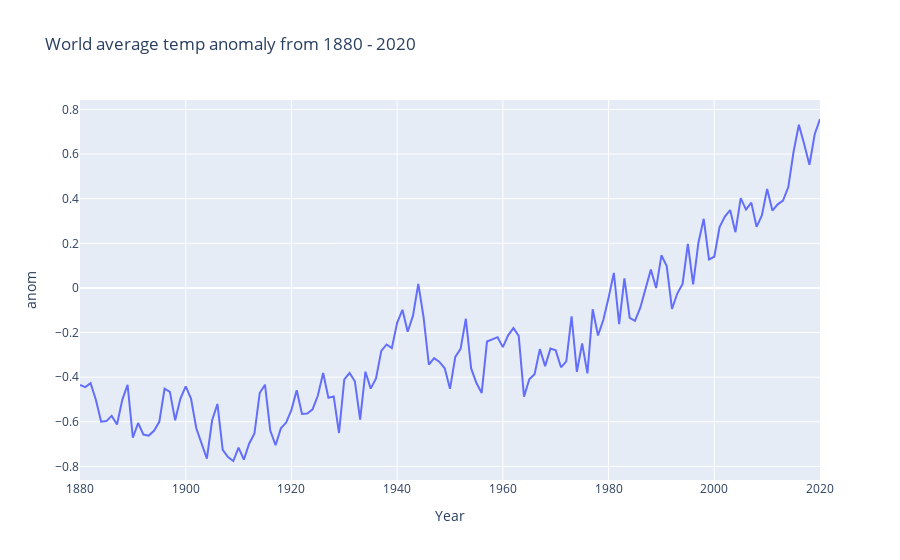

Source (notebook cell):
### Code cell
import plotly.express as px

fig = px.line(df_year_mean, x="Year", y="anom", title='World average temp anomaly from 1880 - 2020')
fig.show()

### Figure 1 — Plotly figure (JSON) as saved in the notebook; plotly's stock layout.template omitted (floating-point values rounded to 4 significant figures; data arrays with more than 128 entries replaced by an {"elided": "..."} marker saying what was removed)
{"data": [{"hovertemplate": "Year=%{x}<br>anom=%{y}<extra></extra>", "legendgroup": "", "line": {"color": "#636efa", "dash": "solid"}, "mode": "lines", "name": "", "orientation": "v", "showlegend": false, "type": "scatter", "x": {"elided": "141 str values"}, "xaxis": "x", "y": {"elided": "141 float values"}, "yaxis": "y"}], "layout": {"legend": {"tracegroupgap": 0}, "title": {"text": "World average temp anomaly from 1880 - 2020"}, "xaxis": {"anchor": "y", "domain": [0, 1], "title": {"text": "Year"}}, "yaxis": {"anchor": "x", "domain": [0, 1], "title": {"text": "anom"}}}}
